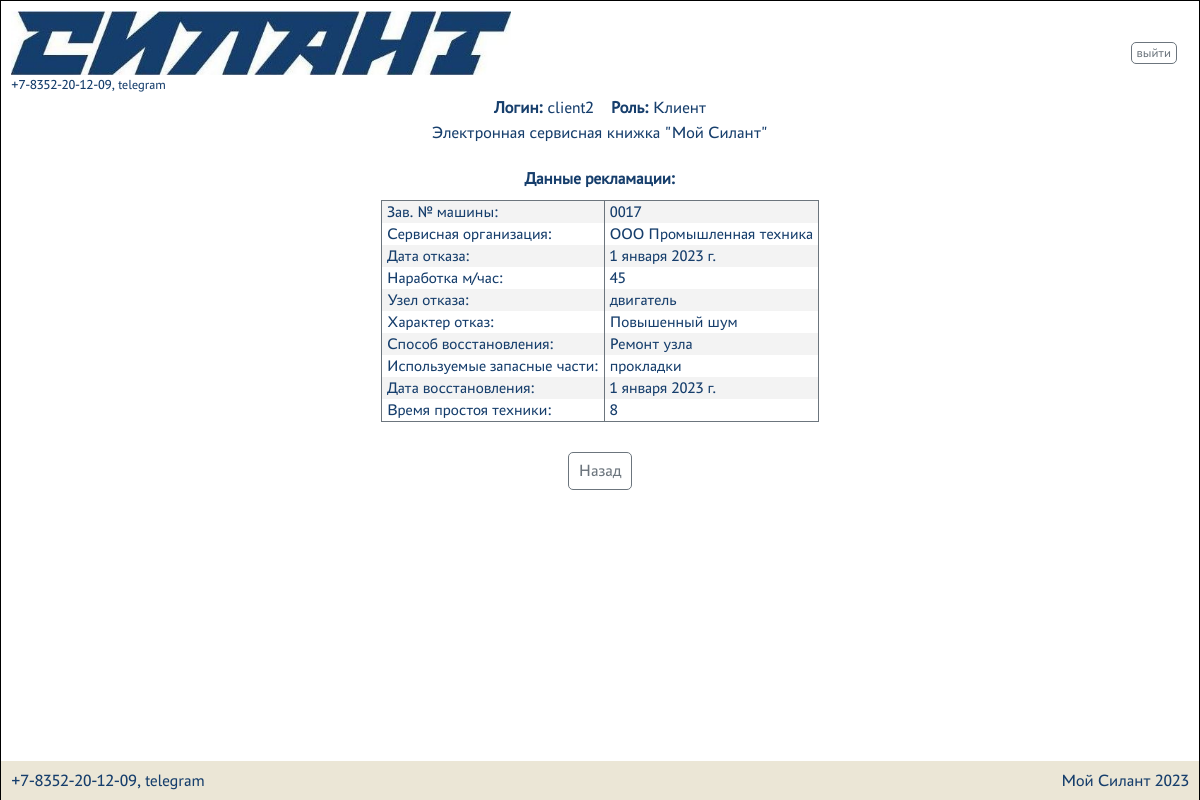
Page /complaints/2 (signed in) on the committed database.
### silant/models.py (models this page shows, shortened)
class Complaints(models.Model):
    car = models.ForeignKey(Car, on_delete=models.CASCADE, verbose_name='Машина')
    service_company = models.ForeignKey(Service_company, on_delete=models.CASCADE, verbose_name='Сервисная организация')
    date_of_refusal = models.DateField(verbose_name='Дата отказа')
    operating_time = models.IntegerField(verbose_name='Наработка м/час')
    failure_node = models.TextField(verbose_name='Узел отказа')
    description_failure = models.ForeignKey(Description_failure, on_delete=models.CASCADE, verbose_name='Характер отказа')
    recovery_method = models.ForeignKey(Recovery_method, on_delete=models.CASCADE, verbose_name='Способ восстановления')
    parts_used = models.TextField(verbose_name='Используемые запасные части')
    date_of_restoration = models.DateField(verbose_name='Дата восстановления')
    equipment_downtime = models.TextField(verbose_name='Время простоя техники')
    class Meta:
        verbose_name = 'Рекламации'
        verbose_name_plural = 'Рекламации'
        ordering = ['date_of_refusal']

class Car(models.Model):
    factory_number = models.TextField(max_length=17, unique=True, db_index=True, verbose_name='Заводской номер')
    technique_model = models.ForeignKey(Technique_model, on_delete=models.CASCADE, db_index=True, verbose_name='Модель техники')
    engine_model = models.ForeignKey(Engine_model, on_delete=models.CASCADE, db_index=True, verbose_name='Модель двигателя')
    engine_number = models.TextField(max_length=17, verbose_name='Номер двигателя')
    transmission_model = models.ForeignKey(Transmission_model, on_delete=models.CASCADE, db_index=True, verbose_name='Модель трансмиссии')
    transmission_number = models.TextField(max_length=50, verbose_name='Номер трансмиссии')
    drive_axle_model = models.ForeignKey(Drive_axle_model, on_delete=models.CASCADE, db_index=True, verbose_name='Модель ведущего моста')
    drive_axle_number = models.TextField(max_length=50, verbose_name='Номер ведущего моста')
    steerable_axle_model = models.ForeignKey(Steerable_axle_model, on_delete=models.CASCADE, db_index=True, verbose_name='Модель управляемого моста')
    steerable_axle_number = models.TextField(max_length=50, verbose_name='Номер управляемого моста')
    supply_contract = models.TextField(max_length=50, blank=True, verbose_name='Договор поставки №, дата.')
    date_of_shipment_from_the_factory = models.DateField(db_index=True, verbose_name='Дата отгрузки с завода')
    consignee = models.TextField(max_length=50, blank=True, verbose_name='Грузополучатель')
    delivery_address = models.TextField(max_length=300, blank=True, verbose_name='Адрес поставки (эксплуатации)')
    equipment = models.TextField(blank=True, verbose_name='Комплектация (доп. опции)')
    client = models.ForeignKey(CustomUser, on_delete=models.CASCADE, null=True, blank=True, verbose_name='Клиент')
    service_company = models.ForeignKey(Service_company, null=True, on_delete=models.CASCADE, blank=True, verbose_name='Сервисная организация')
    def __str__(self):
        return f'{self.factory_number}'
    class Meta:
        verbose_name = 'Машины'
        verbose_name_plural = 'Машины'
        ordering = ['date_of_shipment_from_the_factory']

class Service_company(models.Model):
    user = models.OneToOneField(CustomUser, on_delete=models.CASCADE, verbose_name='Имя пользователя')
    name = models.TextField(unique=True, verbose_name='Название')
    description = models.TextField(blank=True, verbose_name='Описание')
    def __str__(self):
        return f'{self.name}'
    class Meta:
        verbose_name = 'Сервисные компании'
        verbose_name_plural = 'Сервисные компании'

class Description_failure(models.Model):
    name = models.TextField(verbose_name='Название')
    description = models.TextField(blank=True, verbose_name='Описание')
    def __str__(self):
        return f'{self.name}'
    class Meta:
        verbose_name = 'Характер отказа'
        verbose_name_plural = 'Характер отказа'

class Recovery_method(models.Model):
    name = models.TextField(verbose_name='Название')
    description = models.TextField(blank=True, verbose_name='Описание')
    def __str__(self):
        return f'{self.name}'
    class Meta:
        verbose_name = 'Способ восстановления'
        verbose_name_plural = 'Способ восстановления'

### silant/views.py (the view)
# urls.py: path('complaints/<int:pk>', ComplaintsItem.as_view()),
class ComplaintsItem(PermissionRequiredMixin, DetailView):
    permission_required = 'silant.view_complaints'
    model = Complaints
    template_name = 'complaints_item.html'
    context_object_name = 'complaints'

### silant/templatetags/auth_extras.py (called while the page is built)
@register.filter(name='has_group')
def has_group(user, group_name):
    group = Group.objects.get(name=group_name)
    return True if group in user.groups.all() else False

### silant/templates/complaints_item.html (shortened to what this page needs)
{% extends 'default.html' %}
{% load auth_extras %}
{% load bootstrap5 %}
{% block content %}
<h4 class="center">Данные рекламации:</h4>
<div class="center">
    <table>
    <tr><td>Зав. №  машины:</td><td>{{ complaints.car }}</td></tr>
    <tr><td>Сервисная организация:</td><td>{{ complaints.service_company }}</td></tr>
    <tr><td>Дата отказа:</td><td>{{ complaints.date_of_refusal }}</td></tr>
    <tr><td>Наработка м/час:</td><td>{{ complaints.operating_time }}</td></tr>
    <tr><td>Узел отказа:</td><td>{{ complaints.failure_node }}</td></tr>
    <tr><td>Характер отказ:</td><td>{{ complaints.description_failure }}</td></tr>
    <tr><td>Способ восстановления:</td><td>{{ complaints.recovery_method }}</td></tr>
    <tr><td>Используемые запасные части:</td><td>{{ complaints.parts_used }}</td></tr>
    <tr><td>Дата восстановления:</td><td>{{ complaints.date_of_restoration }}</td></tr>
    <tr><td>Время простоя техники:</td><td>{{ complaints.equipment_downtime }}</td></tr>
    </table>
</div>
<br>
<div class="center">
    <a href="{% url 'complaints' %}" class="button medium">Назад</a>
</div>
{% endblock content %}

### silant/templates/fragments/username_group.html
{% load auth_extras %}
{% if user.is_authenticated %}
    <div class="center">
        <div><b>Логин:</b> {{ user.username }}&emsp;</div>
        <div>
            <b>Роль:</b>
            {% if request.user|has_group:"client" %}
                Клиент
            {% elif request.user|has_group:"service" %}
                Сервисная компания
            {% elif request.user|has_group:"manager" %}
                Менеджер
            {% elif request.user|has_group:"admin" %}
                Администратор
            {% endif %}
        </div>
    </div>
{% else %}
        <div class="center"><p>Вы не авторизовались</p></div>
{% endif %}

### static/css/style.css (style rules this page uses)
:root { --silant_black: #163E6C; --silant_red: #D20A11; --silant_beige: #EBE6D6; --silant_grey: #6c757d; --silant_light_grey: #e6e6e6; --silant_cell_grey: #f3f3f3; }
* { margin: 0; padding: 0; }
html { font-family: "PT-Astra-Sans_Regular"; line-height: 1.5; -webkit-text-size-adjust: 100%; -ms-text-size-adjust: 100%; -moz-text-size-adjust: 100%; -ms-overflow-style: scrollbar; -webkit-tap-highlight-color: rgba(0, 0, 0, 0); }
body { height: 100%; font-weight: 400; line-height: 1.5; color: var(--silant_black); }
h1, h2, h3, h4, h5, h6 { margin-top: 0; margin-bottom: 0.5rem; }
a { text-decoration: none !important; }
table { border-bottom: 1px solid var(--silant_grey); border-top: 1px solid var(--silant_grey); border-collapse: collapse; text-align: left; border-spacing: 0; display: block; overflow-x: auto; max-width: fit-content; margin: auto; }
th,td { padding: 2px 5px; border-right: 1px solid var(--silant_grey); border-left: 1px solid var(--silant_grey); }
tr:nth-child(odd) { background: var(--silant_cell_grey); }
.center { display: -webkit-flex; display: flex; justify-content: center; text-align: center; }
.button { border: 1px solid var(--silant_grey); display: inline-block; text-decoration: none; border-radius: 5px; color: var(--silant_grey); background: transparent; cursor: pointer; }
.button.medium { padding: 5px 10px; margin: 5px; }

### static/css/mobile.css (style rules this page uses)
html { font-size: 15px; }

### static/css/760.css (style rules this page uses)
html { font-size: 17px; }

### static/css/360.css (style rules this page uses)
html { font-size: 15px; }

### static/css/1366.css (style rules this page uses)
html { font-size: 18px; }

### static/css/1536.css (style rules this page uses)
html { font-size: 19px; }

### rows in the picture
Complaints: car "0017", service_company "ООО Промышленная техника", date_of_refusal "1 января 2023 г.", operating_time "45", failure_node "двигатель", description_failure "Повышенный шум", recovery_method "Ремонт узла", parts_used "прокладки", date_of_restoration "1 января 2023 г.", equipment_downtime "8"

### other values in the picture
{{ user.username }} "client2"
